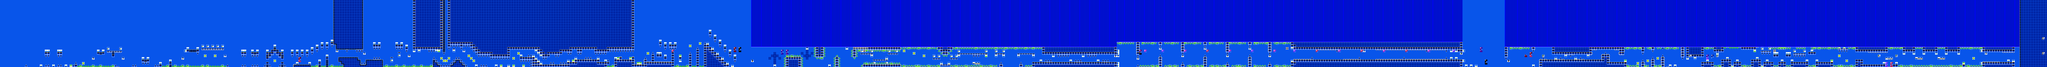

A level layout from a 2D game, rendered from its tile map. Below: a short description, then the map file with tile-grid data replaced by summaries:
An orthogonal 823x27 tile map with 16x16 px tiles, 2 tile layers (SP, ...), 2 tilesets.

<map version="1.10" tiledversion="1.11.0" orientation="orthogonal" renderorder="right-down" width="823" height="27" tilewidth="16" tileheight="16" infinite="0" nextlayerid="3" nextobjectid="1">
 <editorsettings>
  <chunksize width="16" height="27" />
  <export target="cycles.csv" format="csv" />
 </editorsettings>
 <tileset firstgid="1" name="famidash" tilewidth="16" tileheight="16" tilecount="256" columns="16">
  <image source="../../GRAPHICS/famidash.bmp" width="256" height="256" />
 </tileset>
 <tileset firstgid="257" name="sprites" tilewidth="16" tileheight="16" tilecount="256" columns="16">
  <image source="../../GRAPHICS/sprites.png" width="256" height="256" />
 </tileset>
 <layer id="1" width="823" height="27">
  <data>[22221 cells, 22221 non-empty, 43 distinct tile ids]</data>
 </layer>
 <layer id="2" name="SP" width="823" height="27">
  <data>[22221 cells, 425 non-empty, 52 distinct tile ids]</data>
 </layer>
</map>
